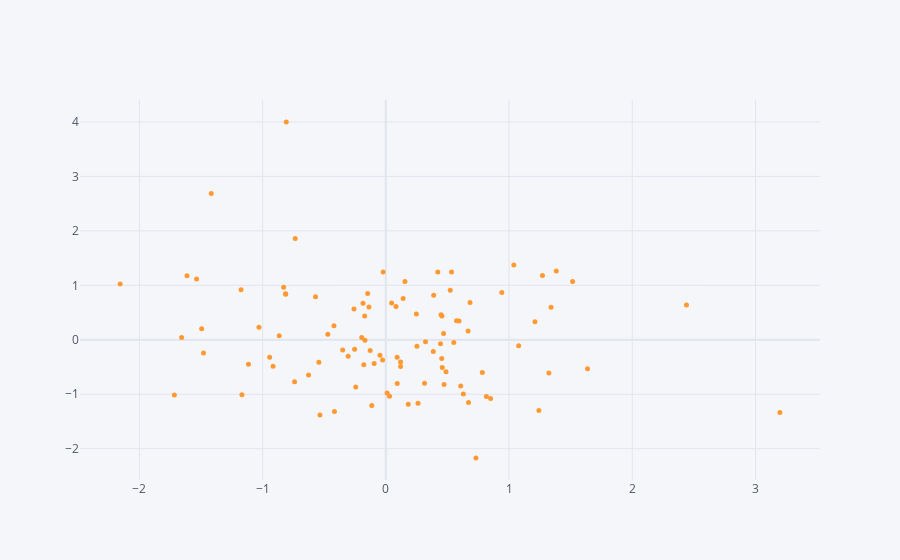

The code cell stored with this chart in its notebook:
### Markdown cell above
### 3- Scatterplot :

### Code cell
## I would like to creat own X and Y axis :
# mode in Styling Markers

df.iplot(x = "A" , y = "B" ,mode = "markers",size = 5)
